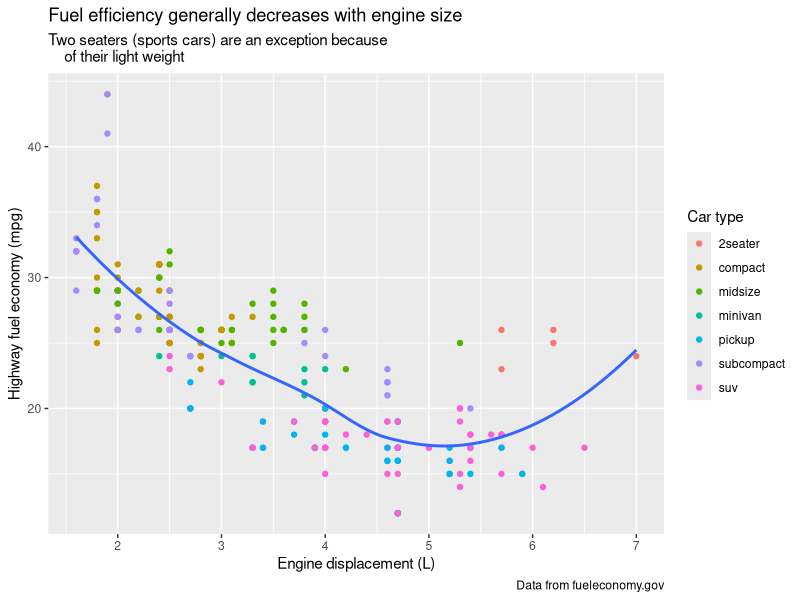
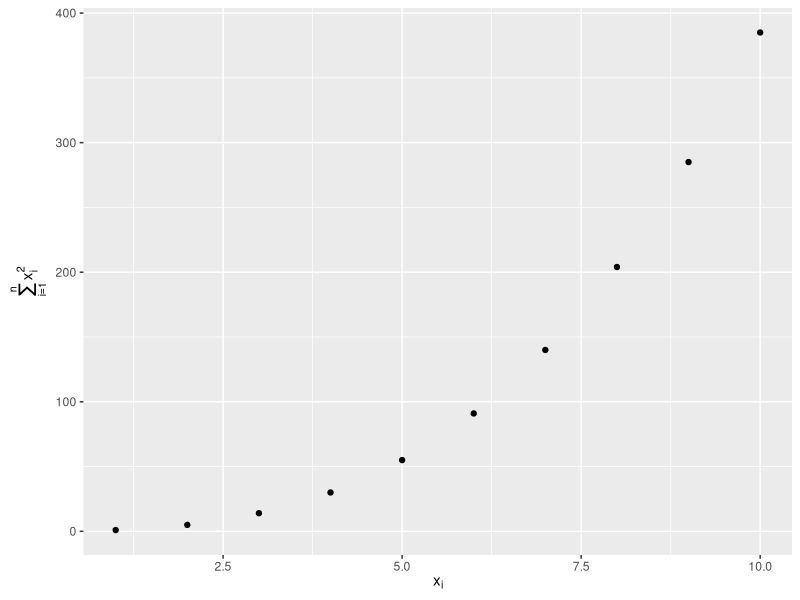
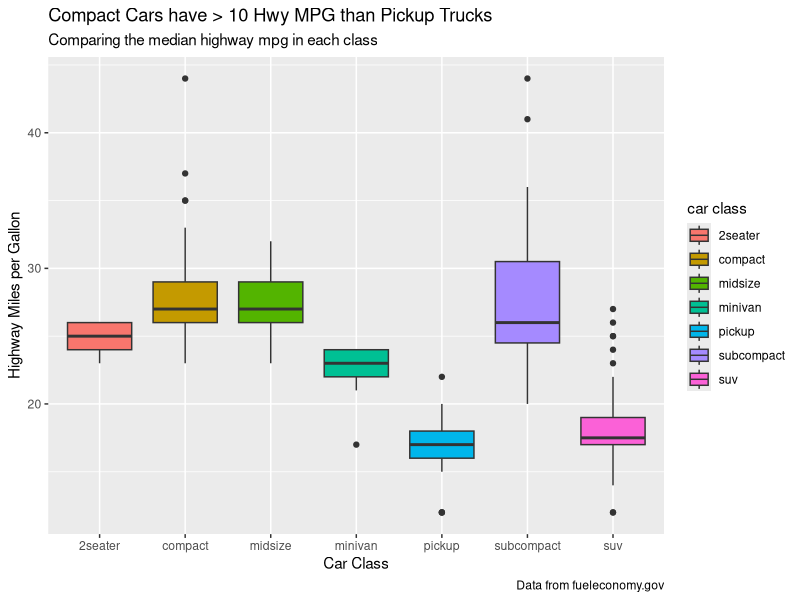

Write R code to recreate these figures, in order. (Note: this script raises an error after producing the figures.)
## ---- chunk 1

library(tidyverse)
library(scales)
library(ggrepel)
library(patchwork)
library(ggthemes)
## ---- chunk 2
ggplot(mpg, aes(x = displ, y = hwy)) +
  geom_point(aes(color = class)) +
  geom_smooth(se = FALSE) +
  labs(
    x = "Engine displacement (L)",
    y = "Highway fuel economy (mpg)",
    color = "Car type",
    title = "Fuel efficiency generally decreases with engine size",
    subtitle = "Two seaters (sports cars) are an exception because 
    of their light weight",
    caption = "Data from fueleconomy.gov"
  )
## ---- chunk 3


df <- tibble(x = 1:10,
             y = cumsum(x ^ 2))

ggplot(df, aes(x, y)) +
  geom_point() +
  labs(x = quote(x[i]),
       y = quote(sum(x[i] ^ 2, i == 1, n)))
## ---- chunk 4


ggplot(
  data = mpg,
  mapping = aes(x = class, y = hwy, fill = class)) +
  geom_boxplot() + 
  labs(
    title = "Compact Cars have > 10 Hwy MPG than Pickup Trucks",
    subtitle = "Comparing the median highway mpg in each class",
    caption = "Data from fueleconomy.gov",
    x = "Car Class",
    y = "Highway Miles per Gallon",
    fill = "car class"
  )
## ---- chunk 5

knitr::include_graphics("images/fueleconomy.png")
## ---- chunk 6
ggplot(mpg, aes(
  x = cty,
  y = hwy,
  color = drv,
  shape = drv
)) +
  geom_point() +
  labs(
    x = "City MPG",
    y = "Highway MPG",
    shape = "Type of\ndrive train",
    color = "Type of\ndrive train"
  )
## ---- chunk 7

label_info <- mpg |>
  group_by(drv) |>
  arrange(desc(displ)) |>
  slice_head(n = 1) |>
  mutate(
    drive_type = case_when(
      drv == "f" ~ "front-wheel drive",
      drv == "r" ~ "rear-wheel drive",
      drv == "4" ~ "4-wheel drive"
    )
  ) |> select(displ, hwy, drv, drive_type)

## ---- chunk 8

ggplot(mpg, aes(x = displ, y = hwy, color = drv)) +
  geom_point(alpha = 0.3) +
  geom_smooth(se = FALSE) +
  geom_text(
    data = label_info,
    aes(x = displ, y = hwy, label = drive_type),
    fontface = "bold",
    size = 5,
    hjust = "right",
    vjust = "bottom"
  ) +
  theme(legend.position = "none")
## ---- chunk 9

ggplot(mpg, aes(x = displ, y = hwy, color = drv)) +
  geom_point(alpha = 0.3) +
  geom_smooth(se = FALSE) +
  geom_label_repel(
    data = label_info,
    aes(x = displ, y = hwy, label = drive_type),
    fontface = "bold",
    size = 5,
    nudge_y = 2
  ) +
  theme(legend.position = "none")
## ---- chunk 10

potential_outliers <- mpg |>
  filter(hwy > 40 | (hwy > 20 & displ > 5))

ggplot(mpg, aes(x = displ, y = hwy)) +
  geom_point() +
  geom_text_repel(data = potential_outliers, aes(label = model)) +
  geom_point(data = potential_outliers, color = "red") +
  geom_point(
    data = potential_outliers,
    color = "red", size = 3, shape = "circle open"
  )
## ---- chunk 11
trend_text <- str_wrap("Larger engine sizes tend to have lower fuel economy.", width = 30)
## ---- chunk 12

ggplot(mpg, aes(x = displ, y = hwy)) +
  geom_point() +
  annotate(
    geom = "label",
    x = 3.5,
    y = 38,
    label = trend_text, # the text to display
    hjust = "left",
    color = "red"
  ) +
  annotate(
    geom = "segment",
    x = 3, # start of the line
    y = 35,
    xend = 5, # end of the line
    yend = 25,
    color = "red",
    arrow = arrow(type = "closed") # add an arrow head
  )


## ---- chunk 13

# We can use similar code as the example in the text. However, I need to use `vjust` and `hjust` in order for the text to appear in the plot, and these need to be different for each corner. But, `geom_text()` takes `hjust` and `vjust` as aesthetics, I can add them to the data and mappings, and use a single `geom_text()` call instead of four different `geom_text()` calls with four different data arguments, and four different values of `hjust` and `vjust` arguments.

label <- tibble(
  displ = c(Inf, Inf, -Inf, -Inf),
  hwy = c(Inf, -Inf, Inf, -Inf),
  label = c("Top right", "Bottom right", "Top left", "Bottom left"),
  vjust = c("top", "bottom", "top", "bottom"),
  hjust = c("right", "right", "left", "left")
)

ggplot(mpg, aes(displ, hwy)) +
  geom_point() +
  geom_text(aes(
    x = displ,
    y = hwy,
    label = label,
    vjust = vjust,
    hjust = hjust
  ),
  data = label)
## ---- chunk 14
ggplot(mpg, aes(displ, hwy)) +
  geom_point() 
## ---- chunk 15

ggplot(mpg, aes(displ, hwy)) + geom_point() +
  annotate(
    "point",
    x = 5,
    y = 35,
    color = "red",
    shape = 24,
    size = 5,
    fill = "blue"
  )


## ---- chunk 16

g <- ggplot(mpg, aes(displ, hwy)) + geom_point()
## ---- chunk 17

#  If the facet variable is not specified, the text is drawn in all facets.

label <- tibble(displ = Inf,
                hwy = Inf,
                label = "Increasing engine size is \nrelated to decreasing fuel economy.")

g +  geom_text(
  aes(label = label),
  data = label,
  color = "red",
  vjust = "top",
  hjust = "right",
  size = 4
) + facet_wrap( ~ class)
## ---- chunk 18

# To draw the label in only one facet, add a column to the label data frame with the value of the faceting variable(s) in which to draw it.

label <- tibble(
  displ = Inf,
  hwy = Inf,
  class = "2seater",
  label = "Increasing engine size is \nrelated to decreasing fuel economy."
)

ggplot(mpg, aes(displ, hwy)) +
  geom_point() +
  geom_text(
    aes(label = label),
    data = label,
    vjust = "top",
    hjust = "right",
    size = 3
  ) + facet_wrap( ~ class)
## ---- chunk 19

# To draw labels in different plots, simply have the faceting variable(s):

label <- tibble(
  displ = Inf,
  hwy = Inf,
  class = unique(mpg$class),
  label = paste0("Label for ", class)
)

ggplot(mpg, aes(displ, hwy)) +
  geom_point() +
  geom_text(aes(label = label),
            data = label, vjust = "top", hjust = "right",
            size = 3
  ) + facet_wrap(~class)
## ---- chunk 20

cat("
-   `angle` : angle of arrow head\n
-   `length` : length of the arrow head\n
-   `ends`: ends of the line to draw arrow head\n
-   `type`: 'open' or 'close': whether the arrow head is a closed or open triangle")

#type
ggplot(data=NULL)+
  annotate(
    geom = "segment",
    x = 1, y = 1, xend = 10, yend = 10, color = "hotpink",
    arrow = arrow(type = "closed")
  )+
  annotate(
    geom = "segment",
    x = 1, y = 2, xend = 9, yend = 10, color = "hotpink",
    arrow = arrow(type = "open")
  )

#angle
ggplot(data=NULL)+
  annotate(
    geom = "segment",
    x = 1, y = 1, xend = 10, yend = 10, color = "hotpink",
    arrow = arrow(angle = 1)
  )+
  annotate(
    geom = "segment",
    x = 1, y = 2, xend = 9, yend = 10, color = "hotpink",
    arrow = arrow(angle = 100)
  )

#length
ggplot(data = NULL) +
  annotate(
    geom = "segment",
    x = 1, y = 1, xend = 10, yend = 10, color = "hotpink",
    arrow = arrow(length = unit(0.1, "inches"))
  ) +
  annotate(
    geom = "segment",
    x = 1, y = 2, xend = 9, yend = 10, color = "hotpink",
    arrow = arrow(length = unit(1, "inches"))
  )

#ends
ggplot(data = NULL) +
  annotate(
    geom = "segment",
    x = 1, y = 1, xend = 10, yend = 10, color = "hotpink",
    arrow = arrow(ends = "both")
  ) +
  annotate(
    geom = "segment",
    x = 1, y = 2, xend = 9, yend = 10, color = "hotpink",
    arrow = arrow(ends = "last")
  ) +
  annotate(
    geom = "segment",
    x = 2, y = 1, xend = 10, yend = 9, color = "hotpink",
    arrow = arrow(ends = "first")
  )
## ---- chunk 21

ggplot(mpg, aes(x = displ, y = hwy)) +
  geom_point(aes(color = class))
## ---- chunk 22

ggplot(mpg, aes(x = displ, y = hwy)) +
  geom_point(aes(color = class)) +
  scale_x_continuous() +
  scale_y_continuous() +
  scale_color_discrete()
## ---- chunk 23

ggplot(mpg, aes(x = displ, y = hwy, color = drv)) +
  geom_point() +
  scale_y_continuous(breaks = seq(15, 40, by = 5)) 
## ---- chunk 24
ggplot(mpg, aes(x = displ, y = hwy, color = drv)) +
  geom_point() +
  scale_x_continuous(labels = NULL) +
  scale_y_continuous(labels = NULL) +
  scale_color_discrete(labels = c("4" = "4-wheel", "f" = "front", "r" = "rear"))
## ---- chunk 25

# Left-# Right
ggplot(diamonds, aes(x = price, y = cut)) +
  geom_boxplot(alpha = 0.05) +
  scale_x_continuous(labels = label_dollar()) + ggplot(diamonds, aes(x = price, y = cut)) +
  geom_boxplot(alpha = 0.05) +
  scale_x_continuous(
    labels = label_dollar(scale = 1 / 1000, suffix = "K"),
    breaks = seq(1000, 19000, by = 6000)
  )
## ---- chunk 26

ggplot(diamonds, aes(x = cut, fill = clarity)) +
  geom_bar(position = "fill") +
  scale_y_continuous(name = "Percentage", labels = label_percent())
## ---- chunk 27

base <- ggplot(mpg, aes(x = displ, y = hwy)) +
  geom_point(aes(color = class))

# the default  right, then left
p1 <- base + theme(legend.position = "right") 

p2 <- base + theme(legend.position = "left")

# then top, then bottom
p3 <- base +
  theme(legend.position = "top") +
  guides(color = guide_legend(nrow = 3)) 

p4 <- base +
  theme(legend.position = "bottom") +
  guides(color = guide_legend(nrow = 3))

p1 + p2 + p3 + p4
## ---- chunk 28
ggplot(mpg, aes(x = displ, y = hwy)) +
  geom_point(aes(color = class)) +
  geom_smooth(se = FALSE) +
  theme(legend.position = "bottom") +
  guides(color = guide_legend(nrow = 2, override.aes = list(size = 4)))
## ---- chunk 29

# default color palette
p1 <- ggplot(mpg, aes(x = displ, y = hwy)) +
  geom_point(aes(color = drv)) 

# RColorBrewer palette
p2 <- ggplot(mpg, aes(x = displ, y = hwy)) + geom_point(aes(color = drv)) + 
  scale_color_brewer(palette = "Set1")

p1 + p2
## ---- chunk 30

ggplot(mpg, aes(x = displ, y = hwy)) +
  geom_point(aes(color = drv, shape = drv)) +
  scale_color_brewer(palette = "Dark2")
## ---- chunk 31

par(mar = c(0, 3, 0, 0))
RColorBrewer::display.brewer.all()
## ---- chunk 32
# `row_number()` is a function that returns the row number of a data frame
presidential |> 
  mutate(id = 33 + row_number()) |>
  ggplot(aes(x = start, y = id, color = party)) +
  geom_point() +
  geom_segment(aes(xend = end, yend = id)) +
  scale_color_manual(values = c(Republican = "#E81B23", Democratic = "#00AEF3"))
## ---- chunk 33

# All data vs. subsetted data
ggplot(mpg, aes(x = displ, y = hwy)) +
  geom_point(aes(color = drv)) +
  geom_smooth() + mpg |>
  filter(displ >= 5 & displ <= 6 & hwy >= 10 & hwy <= 25) |>
  ggplot(aes(x = displ, y = hwy)) +
  geom_point(aes(color = drv)) +
  geom_smooth()
## ---- chunk 34


# Limiting scale (equivalent to subsetting) vs. zooming in on data
ggplot(mpg, aes(x = displ, y = hwy)) +
  geom_point(aes(color = drv)) +
  geom_smooth() +
  scale_x_continuous(limits = c(5, 6)) +
  scale_y_continuous(limits = c(10, 25)) + ggplot(mpg, 
    aes(x = displ, y = hwy)) + geom_point(aes(color = drv)) +
  geom_smooth() +
  coord_cartesian(xlim = c(5, 6), ylim = c(10, 25))
## ---- chunk 35

suv <- mpg |> filter(class == "suv")
compact <- mpg |> filter(class == "compact")

# suv vs compact
ggplot(suv, aes(x = displ, y = hwy, color = drv)) +
  geom_point() + ggplot(compact, aes(x = displ, y = hwy, color = drv)) +  
  geom_point()
## ---- chunk 36

x_scale <- scale_x_continuous(limits = range(mpg$displ))
y_scale <- scale_y_continuous(limits = range(mpg$hwy))
col_scale <- scale_color_discrete(limits = unique(mpg$drv))

# suv vs. compact on the same scale
ggplot(suv, aes(x = displ, y = hwy, color = drv)) +
  geom_point() +
  x_scale +
  y_scale +
  col_scale + ggplot(compact, aes(x = displ, y = hwy, color = drv)) +
  geom_point() +
  x_scale +
  y_scale +
  col_scale
## ---- chunk 37

df <- tibble(x = rnorm(10000),
             y = rnorm(10000))

ggplot(df) +
  geom_point(aes(x = x, y = y, fill = x)) +
    scale_fill_gradient(low= "yellow", high = "red")
       
## ---- chunk 38

# It does not override the default scale because the colors for the default point `shape = 19` ("filled circle") in `geom_point()` are set by the `color` aesthetic, not the `fill` aesthetic.

ggplot(df) +
  geom_point(aes(x = x, y = y, color = x)) +
    scale_color_gradient(low = "yellow", high = "red")
## ---- chunk 39

# The first argument to every scale is the label for the scale. It is equivalent to using the `labs` function.


ggplot(mpg, aes(displ, hwy)) +
  geom_point(aes(colour = class)) +
  geom_smooth(se = FALSE) +
  labs(
    x = "Engine displacement (L)",
    y = "Highway fuel economy (mpg)",
    colour = "Car type"
  )

ggplot(mpg, aes(displ, hwy)) +
  geom_point(aes(colour = class)) +
  geom_smooth(se = FALSE) +
  scale_x_continuous("Engine displacement (L)") +
  scale_y_continuous("Highway fuel economy (mpg)") +
  scale_colour_discrete("Car type")
## ---- chunk 40

ggplot(diamonds, aes(x = carat, y = price)) +
  geom_point(aes(color = cut), alpha = 1 / 20)
## ---- chunk 41

# The problem with the legend is that the `alpha` value make the colors hard to see. So I'll override the alpha value to make the points solid in the legend.

ggplot(diamonds, aes(carat, price)) +
  geom_point(aes(colour = cut), alpha = 1 / 20) +
  theme(legend.position = "bottom") +
  guides(colour = guide_legend(nrow = 1, override.aes = list(alpha = 1)))
## ---- chunk 42

ggplot(mpg, aes(x = displ, y = hwy)) +
  geom_point(aes(color = class)) +
  geom_smooth(se = FALSE) +
  theme_classic()
## ---- chunk 43

knitr::include_graphics("images/visualization-themes.png")
## ---- chunk 44

ggplot(mpg, aes(x = displ, y = hwy, color = drv)) +
  geom_point() +
  labs(
    title = "Larger engine sizes tend to have lower fuel economy",
    caption = "Source: https://fueleconomy.gov."
  ) +
  theme(
    legend.position = c(0.6, 0.7),
    legend.direction = "horizontal",
    legend.box.background = element_rect(color = "black"),
    plot.title = element_text(face = "bold"),
    plot.title.position = "plot",
    plot.caption.position = "plot",
    plot.caption = element_text(hjust = 0)
  )
## ---- chunk 45

ggplot(mpg, aes(x = displ, y = hwy, color = drv)) +
  geom_point() +
  labs(
    title = "Larger engine sizes tend to have lower fuel economy",
    caption = "Source: https://fueleconomy.gov."
  )
## ---- chunk 46
ggplot(mpg, aes(x = displ, y = hwy, color = drv)) +
  geom_point() +
  labs(
    title = "Larger engine sizes tend to have lower fuel economy",
    caption = "Source: https://fueleconomy.gov."
  ) + theme_solarized()
## ---- chunk 47

ggplot(mpg, aes(x = displ, y = hwy, color = drv)) +
  geom_point() +
  labs(
    title = "Larger engine sizes tend to have lower fuel economy",
    caption = "Source: https://fueleconomy.gov.") + theme_solarized() + 
  theme(axis.text = element_text(color = "blue", face = "bold"))

## ---- chunk 48

p1 <- ggplot(mpg, aes(x = displ, y = hwy)) + 
  geom_point() + 
  labs(title = "Plot 1")
p2 <- ggplot(mpg, aes(x = drv, y = hwy)) + 
  geom_boxplot() + 
  labs(title = "Plot 2")

p1 + p2
## ---- chunk 49

p3 <- ggplot(mpg, aes(x = cty, y = hwy)) +
  geom_point() +
  labs(title = "Plot 3")

(p1 | p3) / p2
## ---- chunk 50

p1 <- ggplot(mpg, aes(x = drv, y = cty, color = drv)) + 
  geom_boxplot(show.legend = FALSE) + 
  labs(title = "Plot 1")

p2 <- ggplot(mpg, aes(x = drv, y = hwy, color = drv)) + 
  geom_boxplot(show.legend = FALSE) + 
  labs(title = "Plot 2")

p3 <- ggplot(mpg, aes(x = cty, color = drv, fill = drv)) + 
  geom_density(alpha = 0.5) + 
  labs(title = "Plot 3")

p4 <- ggplot(mpg, aes(x = hwy, color = drv, fill = drv)) + 
  geom_density(alpha = 0.5) + 
  labs(title = "Plot 4")

p5 <- ggplot(mpg, aes(x = cty, y = hwy, color = drv)) + 
  geom_point(show.legend = FALSE) + 
  facet_wrap(~drv) +
  labs(title = "Plot 5")

(
  guide_area() / (p1 + p2) / (p3 + p4) / p5
) +
  plot_annotation(
    title = "City and highway mileage for cars with different drive trains",
    caption = "Source: https://fueleconomy.gov."
  ) +
  plot_layout(
    guides = "collect",
    heights = c(1, 3, 2, 4)
  ) &
  theme(legend.position = "top")
## ---- chunk 51
  

p1 <- ggplot(mpg, aes(x = displ, y = hwy)) +
  geom_point() +
  labs(title = "Plot 1")
p2 <- ggplot(mpg, aes(x = drv, y = hwy)) +
  geom_boxplot() +
  labs(title = "Plot 2")
p3 <- ggplot(mpg, aes(x = cty, y = hwy)) +
  geom_point() +
  labs(title = "Plot 3")

(p1 | p2) / p3
## ---- chunk 52

# It plots the first plot in the left half of the plot window and the second and third plots in the right half of the plot window; top and bottom.
# This happens because the `/` takes precedence over the `+` or `|` statements, like they do in mathematics: 3 + 4/5 vs. (3 + 4)/5

p1 <- ggplot(mpg, aes(x = displ, y = hwy)) +
  geom_point() +
  labs(title = "Plot 1")
p2 <- ggplot(mpg, aes(x = drv, y = hwy)) +
  geom_boxplot() +
  labs(title = "Plot 2")
p3 <- ggplot(mpg, aes(x = cty, y = hwy)) +
  geom_point() +
  labs(title = "Plot 3")

p1 | p2 / p3
## ---- chunk 53

knitr::include_graphics("images/3plots.png")
## ---- chunk 54

p1 / (p2 + p3) +
  plot_annotation(
    tag_levels = c("A"),
    
    tag_prefix = "Fig. ",
    tag_suffix = ":"
  )
